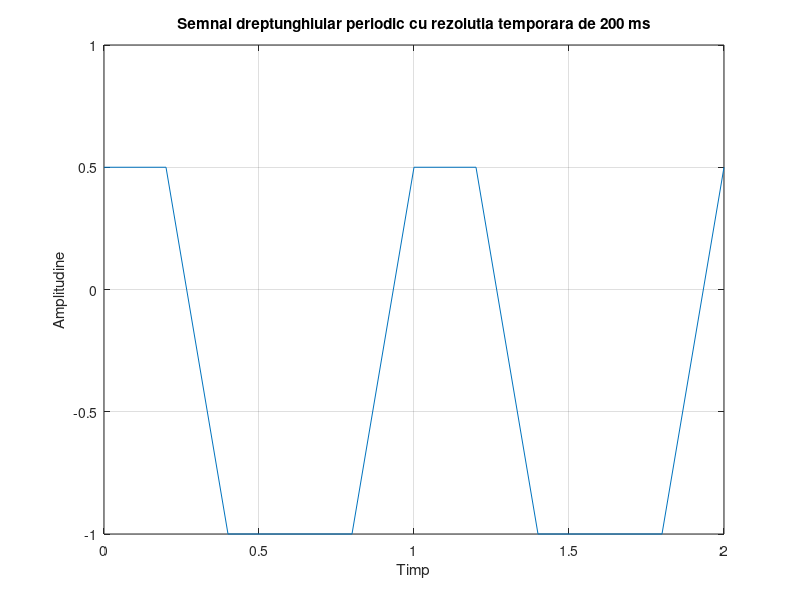

Source code (MATLAB):

n=25;                     % factor de umplere
t=0:0.2:2;                % un vector prntru timp care merge de la 0 la 2 secunde, cu pasul de 200 ms
s= (1-n/100)*square(t*2*pi, n) - n/100; % square se foloseste pentru a reprezenta grafic semnalul dreptunghiular si, deoarece nivelul maxim este diferit de nivelul minim, se va inmulti cu 1-n/100 si se va scadea n/100 pentru a avea 0.5 nivelul maxim si -1 nivelul minim
figure(2);                % numele figurii
plot (t,s);               %  se vor reprezenta grafic elementele vectorului s în funcţie de elementele vectorului t; 
xlabel('Timp');           % denumirea axei x
ylabel('Amplitudine');    % denumirea axei y
title('Semnal dreptunghiular periodic cu rezolutia temporara de 200 ms'); %titlul figurii
grid                      % reteaua de linii
